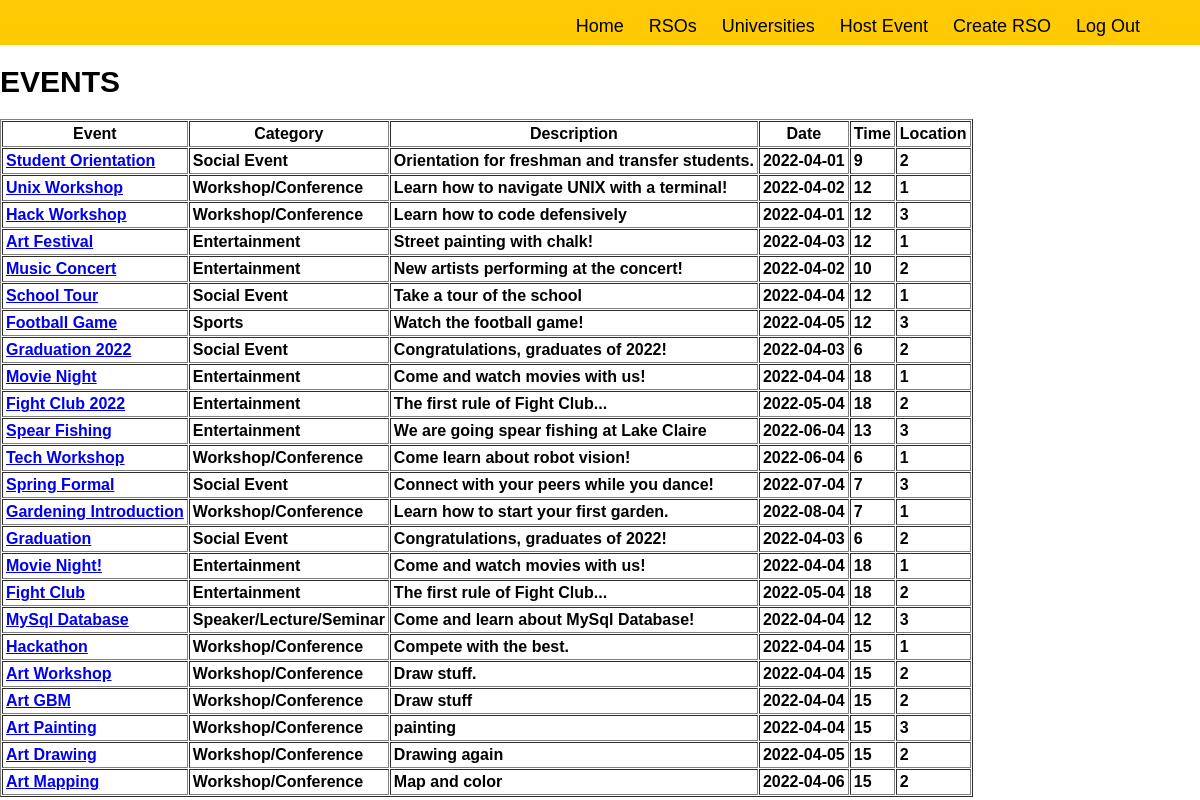
/index.php?success=loggedin (signed in), run on the app's committed database.
### tables this page shows
CREATE TABLE event (
	eventId int AUTO_INCREMENT,
    eventName varchar(255) NOT NULL UNIQUE,
    eventCategory varchar(255) NOT NULL,
    eventDescription varchar(255),
    eventDate date NOT NULL,
    eventTime int NOT NULL,
    eventLocationId int NOT NULL,
    eventContactPhone varchar(11) NOT NULL,
    eventContactEmail varchar(255) NOT NULL,
    eventUnivId int not NULL,
    eventPrivacy tinyint not NULL,
    eventRsoId int,
    PRIMARY KEY (eventId),
    FOREIGN KEY (eventUnivId) REFERENCES university (univId) ON DELETE CASCADE,
    FOREIGN KEY (eventLocationId) REFERENCES location (locationId) ON DELETE CASCADE,
    FOREIGN KEY (eventRsoId) REFERENCES rso (rsoId) ON DELETE CASCADE
);

### index.php (the view, shortened to what this page needs)
<?php
    require_once 'includes/header.php';
?>
<?php
    if (!isset($_SESSION['user_id'])) {
        header("location: login.php?error=notloggedin");
    } else {
        $query = "SELECT * from event";
        $result = mysqli_query($db, $query);
        $rows = mysqli_num_rows($result);
        if ($rows > 0) {
            $display_block = "
            <table cellpadding=3 cellspacing=1 border=1>
            <th>Event</th>
            <th>Category</th>
            <th>Description</th>
            <th>Date</th>
            <th>Time</th>
            <th>Location</th>
            </tr>";
            while($event_info = mysqli_fetch_array($result)) {
                $event_id = $event_info['eventId'];
                $event_name= $event_info['eventName'];
                $event_category = $event_info['eventCategory'];
                $event_description = $event_info['eventDescription'];
                $event_date = $event_info['eventDate'];
                $event_time = $event_info['eventTime'];
                $event_locationId = $event_info['eventLocationId'];
                $display_block .= "
                <tr>
                <td><a href=\"event_page.php?eventId=$event_id\">
                <strong>$event_name</strong></a><br>
                <td><strong>$event_category</strong></a><br>
                <td><strong>$event_description</strong></a><br>
                <td><strong>$event_date</strong></a><br>
                <td><strong>$event_time</strong></a><br>
                <td><strong>$event_locationId</strong></a><br>
                </tr>";
            }
            $display_block.= "</table>";
        } else {
            $display_block = "<p><em>No events to display.</em><p>";
        }
    }
?>
<html>
    <head>
    </head>
    <body>
        <h1> Events </h1>
        <?php print $display_block; ?>
    </body>
</html>

### style.css (style rules this page uses)
html { width: 100%; height: 100%; font-family: Helvetica, Arial, sans-serif; }
body { padding: 0; margin: 0; }
h1 { text-transform: uppercase; font-size: 30px; }

### data on the page
event: eventName "Student Orientation", eventCategory "Social Event", eventDescription "Orientation for freshman and transfer students.", eventDate "2022-04-01", eventTime "9", eventLocationId "2"
event: eventName "Unix Workshop", eventCategory "Workshop/Conference", eventDescription "Learn how to navigate UNIX with a terminal!", eventDate "2022-04-02", eventTime "12", eventLocationId "1"
event: eventName "Hack Workshop", eventCategory "Workshop/Conference", eventDescription "Learn how to code defensively", eventDate "2022-04-01", eventTime "12", eventLocationId "3"
event: eventName "Art Festival", eventCategory "Entertainment", eventDescription "Street painting with chalk!", eventDate "2022-04-03", eventTime "12", eventLocationId "1"
event: eventName "Music Concert", eventCategory "Entertainment", eventDescription "New artists performing at the concert!", eventDate "2022-04-02", eventTime "10", eventLocationId "2"
event: eventName "School Tour", eventCategory "Social Event", eventDescription "Take a tour of the school", eventDate "2022-04-04", eventTime "12", eventLocationId "1"
event: eventName "Football Game", eventCategory "Sports", eventDescription "Watch the football game!", eventDate "2022-04-05", eventTime "12", eventLocationId "3"
event: eventName "Graduation 2022", eventCategory "Social Event", eventDescription "Congratulations, graduates of 2022!", eventDate "2022-04-03", eventTime "6", eventLocationId "2"
event: eventName "Movie Night", eventCategory "Entertainment", eventDescription "Come and watch movies with us!", eventDate "2022-04-04", eventTime "18", eventLocationId "1"
event: eventName "Fight Club 2022", eventCategory "Entertainment", eventDescription "The first rule of Fight Club...", eventDate "2022-05-04", eventTime "18", eventLocationId "2"
event: eventName "Spear Fishing", eventCategory "Entertainment", eventDescription "We are going spear fishing at Lake Claire", eventDate "2022-06-04", eventTime "13", eventLocationId "3"
event: eventName "Tech Workshop", eventCategory "Workshop/Conference", eventDescription "Come learn about robot vision!", eventDate "2022-06-04", eventTime "6", eventLocationId "1"
event: eventName "Spring Formal", eventCategory "Social Event", eventDescription "Connect with your peers while you dance!", eventDate "2022-07-04", eventTime "7", eventLocationId "3"
event: eventName "Gardening Introduction", eventCategory "Workshop/Conference", eventDescription "Learn how to start your first garden.", eventDate "2022-08-04", eventTime "7", eventLocationId "1"
event: eventName "Graduation", eventCategory "Social Event", eventDescription "Congratulations, graduates of 2022!", eventDate "2022-04-03", eventTime "6", eventLocationId "2"
event: eventName "Movie Night!", eventCategory "Entertainment", eventDescription "Come and watch movies with us!", eventDate "2022-04-04", eventTime "18", eventLocationId "1"
event: eventName "Fight Club", eventCategory "Entertainment", eventDescription "The first rule of Fight Club...", eventDate "2022-05-04", eventTime "18", eventLocationId "2"
event: eventName "MySql Database", eventCategory "Speaker/Lecture/Seminar", eventDescription "Come and learn about MySql Database!", eventDate "2022-04-04", eventTime "12", eventLocationId "3"
event: eventName "Hackathon", eventCategory "Workshop/Conference", eventDescription "Compete with the best.", eventDate "2022-04-04", eventTime "15", eventLocationId "1"
event: eventName "Art Workshop", eventCategory "Workshop/Conference", eventDescription "Draw stuff.", eventDate "2022-04-04", eventTime "15", eventLocationId "2"
event: eventName "Art GBM", eventCategory "Workshop/Conference", eventDescription "Draw stuff", eventDate "2022-04-04", eventTime "15", eventLocationId "2"
event: eventName "Art Painting", eventCategory "Workshop/Conference", eventDescription "painting", eventDate "2022-04-04", eventTime "15", eventLocationId "3"
event: eventName "Art Drawing", eventCategory "Workshop/Conference", eventDescription "Drawing again", eventDate "2022-04-05", eventTime "15", eventLocationId "2"
event: eventName "Art Mapping", eventCategory "Workshop/Conference", eventDescription "Map and color", eventDate "2022-04-06", eventTime "15", eventLocationId "2"
